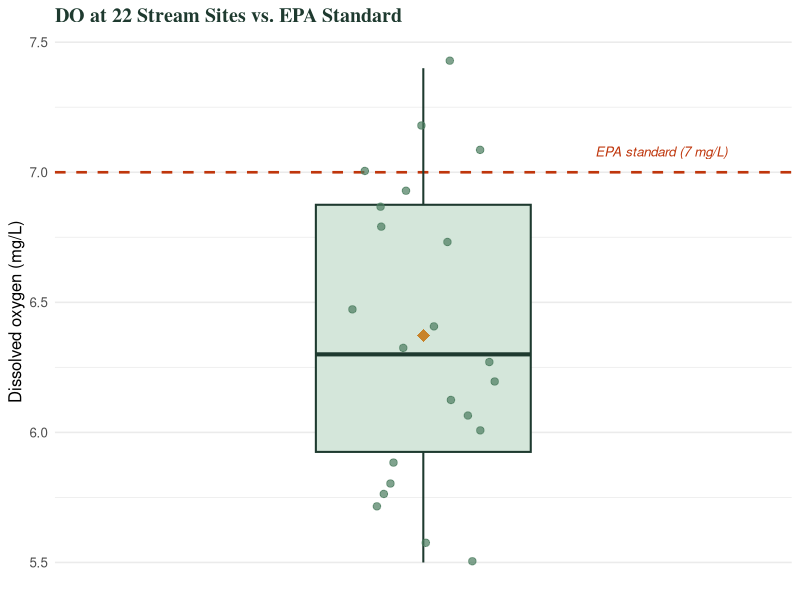
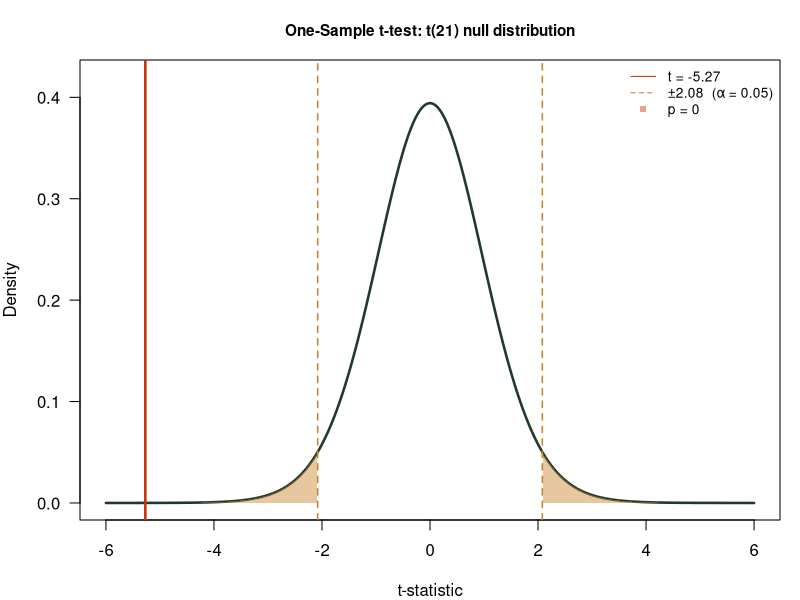
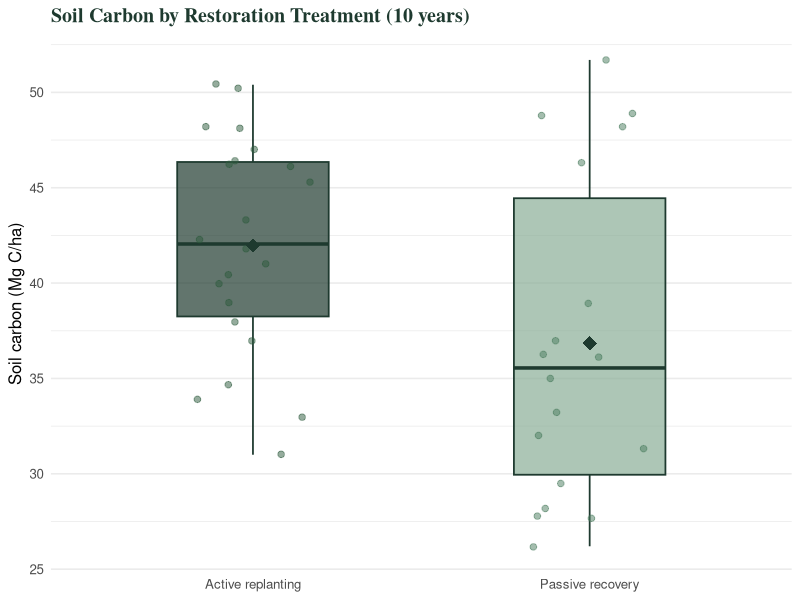
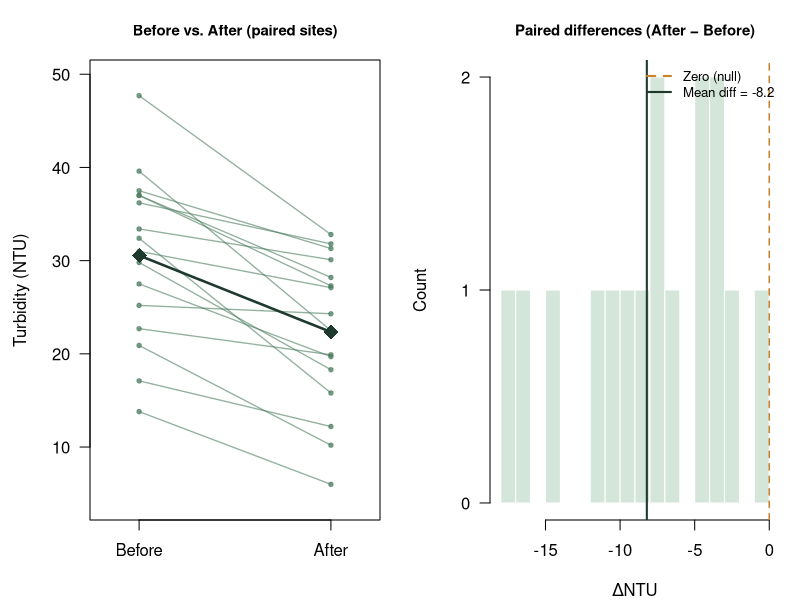
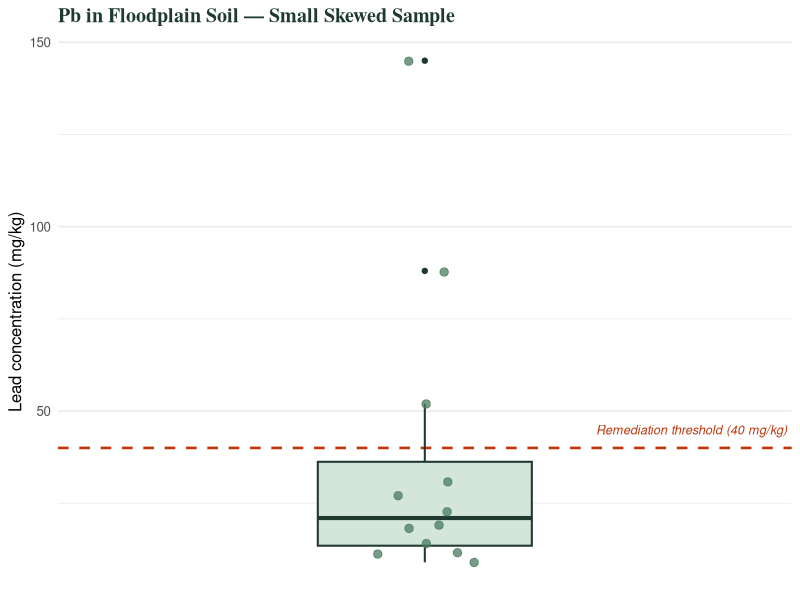
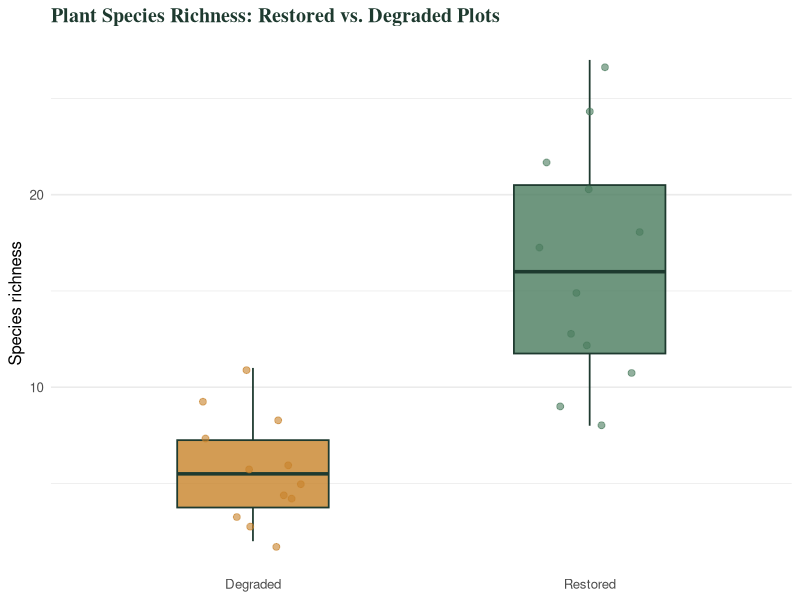
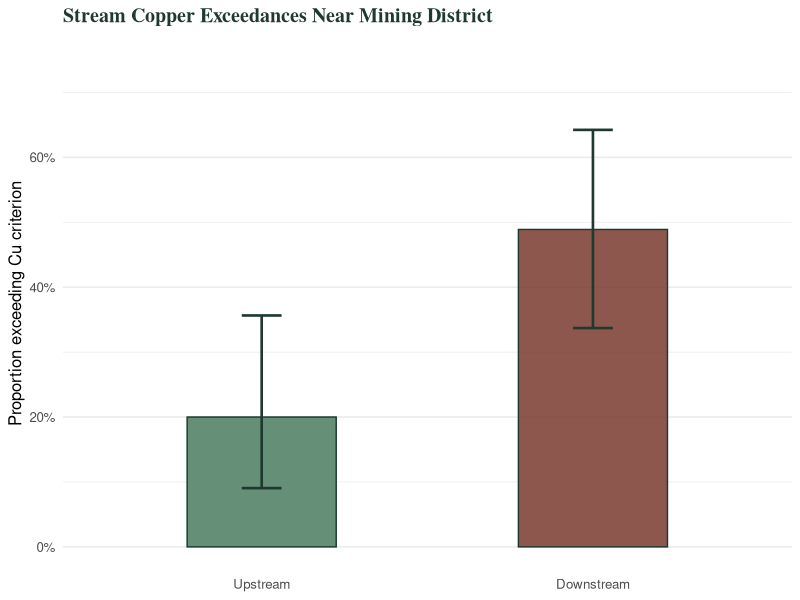
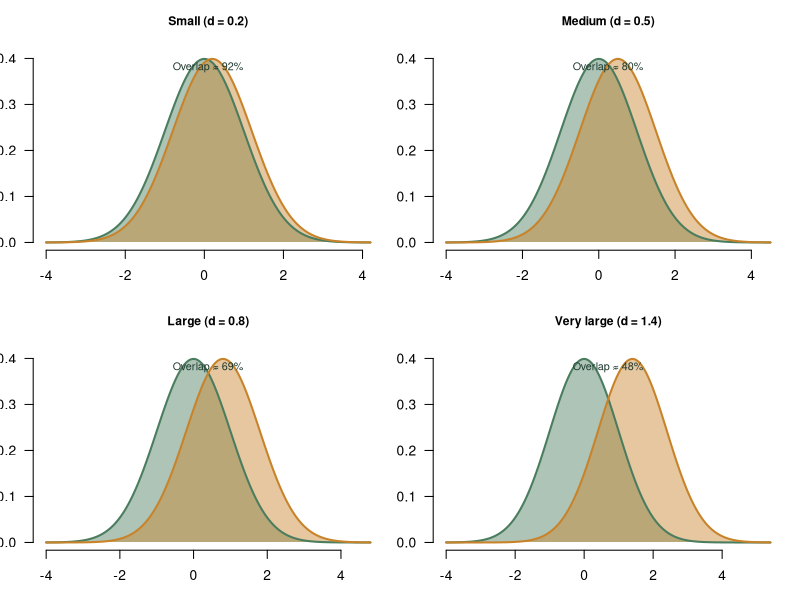

R code for these plots, in order:
## ---- chunk 1
knitr::opts_chunk$set(
  echo    = TRUE,
  warning = FALSE,
  message = FALSE,
  fig.width  = 7,
  fig.height = 4
)
library(ggplot2)
library(dplyr)
## ---- chunk 2
set.seed(12)
# DO measurements (mg/L) at 22 stream sites
do_sites <- c(6.1, 7.4, 5.8, 6.9, 6.2, 7.1, 5.5, 6.8, 6.3, 7.0,
              5.9, 6.4, 6.7, 5.6, 6.1, 7.2, 6.0, 5.7, 6.5, 6.9, 6.3, 5.8)
mu_0     <- 7    # hypothesised value (EPA standard)
n        <- length(do_sites)

cat("n =", n, "\n")
cat("Sample mean  =", round(mean(do_sites), 3), "mg/L\n")
cat("Sample SD    =", round(sd(do_sites),   3), "mg/L\n")
cat("SE           =", round(sd(do_sites)/sqrt(n), 3), "mg/L\n")
## ---- chunk 3
do_df <- data.frame(site = seq_along(do_sites), DO = do_sites)

ggplot(do_df, aes(x = "", y = DO)) +
  geom_hline(yintercept = mu_0, linetype = "dashed",
             colour = "#bf360c", linewidth = 0.9) +
  geom_boxplot(width = 0.35, fill = "#d4e6da", colour = "#1e3a2f",
               outlier.shape = NA, linewidth = 0.7) +
  geom_jitter(width = 0.12, size = 2.2, colour = "#4a7c5e", alpha = 0.7) +
  annotate("text", x = 1.28, y = mu_0 + 0.08,
           label = "EPA standard (7 mg/L)", colour = "#bf360c",
           size = 3.4, hjust = 0, fontface = "italic") +
  stat_summary(fun = mean, geom = "point", shape = 18,
               size = 4, colour = "#c8832a") +
  labs(x = NULL, y = "Dissolved oxygen (mg/L)",
       title = "DO at 22 Stream Sites vs. EPA Standard") +
  theme_minimal(base_size = 12) +
  theme(
    plot.title         = element_text(family = "serif", face = "bold", colour = "#1e3a2f"),
    axis.text.x        = element_blank(),
    panel.grid.major.x = element_blank()
  )
## ---- chunk 4
t_hand <- (mean(do_sites) - mu_0) / (sd(do_sites) / sqrt(n))
p_hand <- 2 * pt(t_hand, df = n - 1)   # two-tailed

cat("t (by hand) =", round(t_hand, 4), "\n")
cat("p (by hand) =", round(p_hand, 5), "\n")
## ---- chunk 5
t.test(do_sites, mu = mu_0)
## ---- chunk 6
df_os  <- n - 1
t_obs  <- t_hand
t_crit <- qt(0.975, df_os)

# Widen x range to always cover the observed t, however extreme it is
x_lo  <- min(-6, t_obs - 0.5)
x_hi  <- max( 6, t_obs + 0.5)
x_seq <- seq(x_lo, x_hi, length.out = 600)

par(mar = c(4, 4, 3, 1), las = 1)
plot(x_seq, dt(x_seq, df_os), type = "l", lwd = 2.5, col = "#1e3a2f",
     main = paste0("One-Sample t-test: t(", df_os, ") null distribution"),
     xlab = "t-statistic", ylab = "Density", ylim = c(0, 0.42),
     cex.main = 0.92)

# Helper: shade a polygon only when at least 2 points exist
shade_poly <- function(xr, df, fill) {
  if (length(xr) >= 2)
    polygon(c(xr[1], xr, xr[length(xr)]),
            c(0, dt(xr, df), 0),
            col = fill, border = NA)
}

# Shade rejection tails (amber)
shade_poly(x_seq[x_seq <= -t_crit], df_os, adjustcolor("#c8832a", 0.45))
shade_poly(x_seq[x_seq >=  t_crit], df_os, adjustcolor("#c8832a", 0.45))

# Shade p-value region beyond the observed t (red) — left tail for negative t
if (t_obs < 0) {
  shade_poly(x_seq[x_seq <= t_obs], df_os, adjustcolor("#bf360c", 0.45))
} else {
  shade_poly(x_seq[x_seq >= t_obs], df_os, adjustcolor("#bf360c", 0.45))
}

abline(v = t_obs,   col = "#bf360c", lwd = 2.5)
abline(v =  t_crit, col = "#c8832a", lwd = 1.5, lty = 2)
abline(v = -t_crit, col = "#c8832a", lwd = 1.5, lty = 2)

legend("topright",
       legend = c(paste0("t = ", round(t_obs, 2)),
                  paste0("±", round(t_crit, 2), "  (α = 0.05)"),
                  paste0("p = ", round(p_hand, 4))),
       col  = c("#bf360c", "#c8832a", adjustcolor("#bf360c", 0.45)),
       lty  = c(1, 2, NA), pch = c(NA, NA, 15),
       bty  = "n", cex = 0.82)
## ---- chunk 7
set.seed(7)
passive <- round(rnorm(18, mean = 34, sd = 6.5), 1)  # Mg C/ha
active  <- round(rnorm(22, mean = 41, sd = 7.2), 1)
carbon  <- data.frame(
  treatment = rep(c("Passive recovery", "Active replanting"),
                  c(length(passive), length(active))),
  C_MgCha   = c(passive, active)
)
## ---- chunk 8
ggplot(carbon, aes(treatment, C_MgCha, fill = treatment)) +
  geom_boxplot(width = 0.45, outlier.shape = NA, colour = "#1e3a2f",
               alpha = 0.7, linewidth = 0.6) +
  geom_jitter(aes(colour = treatment), width = 0.17, size = 1.9, alpha = 0.5) +
  stat_summary(fun = mean, geom = "point", shape = 18,
               size = 4.5, colour = "#1e3a2f") +
  scale_fill_manual(values   = c("Passive recovery" = "#8aad96",
                                 "Active replanting" = "#1e3a2f")) +
  scale_colour_manual(values = c("Passive recovery" = "#4a7c5e",
                                 "Active replanting" = "#2d5a3d")) +
  labs(x = NULL, y = "Soil carbon (Mg C/ha)",
       title = "Soil Carbon by Restoration Treatment (10 years)") +
  theme_minimal(base_size = 12) +
  theme(plot.title         = element_text(family = "serif", face = "bold",
                                          colour = "#1e3a2f"),
        legend.position    = "none",
        panel.grid.major.x = element_blank())
## ---- chunk 9
(result_2t <- t.test(C_MgCha ~ treatment, data = carbon))
## ---- chunk 10
# Levene's test for equal variances (car package, or manual approach)
var.test(C_MgCha ~ treatment, data = carbon)
## ---- chunk 11
set.seed(41)
n_sites  <- 16
before   <- round(rnorm(n_sites, mean = 28, sd = 9), 1)   # NTU
# Buffer reduces turbidity by ~8 NTU on average, with some site-level variation
after    <- round(pmax(2, before - rnorm(n_sites, mean = 8, sd = 4)), 1)
diff_ntu <- after - before

turbidity <- data.frame(site = 1:n_sites, before, after, diff = diff_ntu)
head(turbidity, 6)
## ---- chunk 12
par(mfrow = c(1, 2), mar = c(4, 4.5, 3, 1), las = 1)

# Before / after connected
plot(c(0.8, 2.2), range(c(before, after)) + c(-2, 2),
     type = "n", xaxt = "n",
     main = "Before vs. After (paired sites)",
     xlab = "", ylab = "Turbidity (NTU)", cex.main = 0.9)
axis(1, at = c(1, 2), labels = c("Before", "After"))
for (i in seq_len(n_sites)) {
  lines(c(1, 2), c(before[i], after[i]),
        col = adjustcolor(ifelse(diff_ntu[i] < 0, "#4a7c5e", "#c8832a"), 0.6),
        lwd = 1.3)
  points(c(1, 2), c(before[i], after[i]),
         pch = 20, cex = 0.9,
         col = adjustcolor(ifelse(diff_ntu[i] < 0, "#4a7c5e", "#c8832a"), 0.7))
}
points(c(1, 2), c(mean(before), mean(after)),
       pch = 18, cex = 2, col = "#1e3a2f")
lines(c(1, 2), c(mean(before), mean(after)),
      lwd = 2.5, col = "#1e3a2f")

# Differences
hist(diff_ntu, breaks = 12,
     col = "#d4e6da", border = "white",
     main = "Paired differences (After − Before)",
     xlab = "ΔNTU", ylab = "Count", cex.main = 0.9)
abline(v = 0,              col = "#c8832a", lwd = 1.5, lty = 2)
abline(v = mean(diff_ntu), col = "#1e3a2f", lwd = 2)
legend("topright",
       legend = c("Zero (null)", paste0("Mean diff = ", round(mean(diff_ntu), 1))),
       col    = c("#c8832a", "#1e3a2f"), lty = c(2, 1), lwd = 2,
       bty    = "n", cex = 0.8)
par(mfrow = c(1, 1))
## ---- chunk 13
# Paired t-test: alternative = "less" because we predict After < Before
t.test(after, before, paired = TRUE, alternative = "less")
## ---- chunk 14
# Identical to a one-sample t-test on the differences
t.test(diff_ntu, mu = 0, alternative = "less")
## ---- chunk 15
set.seed(19)
# Heavy metal (Pb) — right-skewed, small n
pb_mg   <- c(12, 18, 145, 23, 9, 31, 88, 14, 27, 19, 52, 11)
pb_limit <- 40   # remediation threshold (mg/kg)
n_pb    <- length(pb_mg)

cat("n =", n_pb, "\n")
cat("Mean =", round(mean(pb_mg), 1), "mg/kg\n")
cat("Median =", median(pb_mg), "mg/kg\n")
cat("Shapiro-Wilk p =", round(shapiro.test(pb_mg)$p.value, 4),
    "— normality", ifelse(shapiro.test(pb_mg)$p.value < 0.05,
                          "REJECTED", "not rejected"), "\n")
## ---- chunk 16
pb_df <- data.frame(pb = pb_mg)

ggplot(pb_df, aes(x = "", y = pb)) +
  geom_hline(yintercept = pb_limit, linetype = "dashed",
             colour = "#bf360c", linewidth = 0.9) +
  geom_boxplot(width = 0.35, fill = "#d4e6da", colour = "#1e3a2f",
               linewidth = 0.7) +
  geom_jitter(width = 0.1, size = 2.5, colour = "#4a7c5e", alpha = 0.75) +
  annotate("text", x = 1.28, y = pb_limit + 5,
           label = "Remediation threshold (40 mg/kg)",
           colour = "#bf360c", size = 3.2, hjust = 0, fontface = "italic") +
  labs(x = NULL, y = "Lead concentration (mg/kg)",
       title = "Pb in Floodplain Soil — Small Skewed Sample") +
  theme_minimal(base_size = 12) +
  theme(plot.title = element_text(family = "serif", face = "bold", colour = "#1e3a2f"),
        axis.text.x = element_blank(),
        panel.grid.major.x = element_blank())
## ---- chunk 17
# t-test: sensitive to the outlier, pulls the mean up
cat("── t-test (sensitive to outlier) ──────────────────\n")
print(t.test(pb_mg, mu = pb_limit))

cat("\n── Wilcoxon signed-rank (robust to outlier) ────────\n")
print(wilcox.test(pb_mg, mu = pb_limit, conf.int = TRUE))
## ---- chunk 18
set.seed(5)
# Species richness on degraded vs. restored plots — count data, right-skewed
restored  <- c(12, 18, 9, 24, 15, 11, 22, 8, 17, 20, 13, 27)
degraded  <- c(4,  7,  3, 11, 6,  2,  9,  5,  8,  4,  6,  3)

cat("Restored  median =", median(restored), "  mean =", round(mean(restored), 1), "\n")
cat("Degraded  median =", median(degraded), "  mean =", round(mean(degraded), 1), "\n")
## ---- chunk 19
wilcox.test(restored, degraded, conf.int = TRUE)
## ---- chunk 20
rich_df <- data.frame(
  status    = rep(c("Restored", "Degraded"), c(length(restored), length(degraded))),
  richness  = c(restored, degraded)
)
rich_df$status <- factor(rich_df$status, levels = c("Degraded", "Restored"))

ggplot(rich_df, aes(status, richness, fill = status)) +
  geom_boxplot(width = 0.45, outlier.shape = NA, colour = "#1e3a2f",
               alpha = 0.8, linewidth = 0.6) +
  geom_jitter(aes(colour = status), width = 0.16, size = 2, alpha = 0.6) +
  scale_fill_manual(values   = c("Degraded" = "#c8832a", "Restored" = "#4a7c5e")) +
  scale_colour_manual(values = c("Degraded" = "#c8832a", "Restored" = "#4a7c5e")) +
  labs(x = NULL, y = "Species richness",
       title = "Plant Species Richness: Restored vs. Degraded Plots") +
  theme_minimal(base_size = 12) +
  theme(plot.title         = element_text(family = "serif", face = "bold",
                                          colour = "#1e3a2f"),
        legend.position    = "none",
        panel.grid.major.x = element_blank())
## ---- chunk 21
knitr::kable(
  data.frame(
    Scenario    = c("One sample vs. known value", "Two independent groups",
                    "Paired / before–after"),
    Parametric  = c("One-sample t-test", "Welch two-sample t-test",
                    "Paired t-test"),
    `R function` = c("`t.test(x, mu = µ₀)`",
                     "`t.test(y ~ grp)`",
                     "`t.test(x, y, paired = TRUE)`"),
    `Non-parametric alt.` = c("Wilcoxon signed-rank",
                               "Wilcoxon rank-sum (Mann-Whitney)",
                               "Wilcoxon signed-rank on differences"),
    `R function NP` = c("`wilcox.test(x, mu = µ₀)`",
                        "`wilcox.test(x, y)` or `wilcox.test(y ~ grp)`",
                        "`wilcox.test(x, y, paired = TRUE)`")
  ),
  col.names = c("Scenario", "Parametric test", "R code",
                "Non-parametric alternative", "R code (NP)"),
  caption = "t-test and Wilcoxon test selection guide."
)
## ---- chunk 22
n_wells  <- 85
x_exceed <- 23
p_0      <- 0.15        # statewide rate (null)
p_hat    <- x_exceed / n_wells
cat("Observed proportion:", round(p_hat, 3), "\n")

# Exact binomial test (preferred when np < 10)
binom.test(x_exceed, n_wells, p = p_0)
## ---- chunk 23
# Large-sample z-test (valid when np ≥ 10 and n(1-p) ≥ 10)
prop.test(x_exceed, n_wells, p = p_0, correct = FALSE)
## ---- chunk 24
# Upstream: 8 of 40 exceed criterion.  Downstream: 22 of 45.
prop.test(x = c(8, 22), n = c(40, 45), correct = FALSE)
## ---- chunk 25
prop_df <- data.frame(
  location = c("Upstream", "Downstream"),
  x = c(8, 22), n = c(40, 45)
) |>
  mutate(
    p     = x / n,
    lower = mapply(function(xi, ni) binom.test(xi, ni)$conf.int[1], x, n),
    upper = mapply(function(xi, ni) binom.test(xi, ni)$conf.int[2], x, n)
  )
prop_df$location <- factor(prop_df$location, levels = c("Upstream", "Downstream"))

ggplot(prop_df, aes(location, p, fill = location)) +
  geom_col(width = 0.45, colour = "#1e3a2f", alpha = 0.85) +
  geom_errorbar(aes(ymin = lower, ymax = upper),
                width = 0.12, linewidth = 0.9, colour = "#1e3a2f") +
  scale_fill_manual(values = c("Upstream" = "#4a7c5e", "Downstream" = "#7a3a2f")) +
  scale_y_continuous(labels = scales::percent_format(), limits = c(0, 0.75)) +
  labs(x = NULL, y = "Proportion exceeding Cu criterion",
       title = "Stream Copper Exceedances Near Mining District") +
  theme_minimal(base_size = 12) +
  theme(plot.title         = element_text(family = "serif", face = "bold",
                                          colour = "#1e3a2f"),
        legend.position    = "none",
        panel.grid.major.x = element_blank())
## ---- chunk 26
cohens_d <- function(x, y) {
  nx <- length(x); ny <- length(y)
  sp <- sqrt(((nx - 1)*var(x) + (ny - 1)*var(y)) / (nx + ny - 2))
  (mean(x) - mean(y)) / sp
}

d_carbon <- cohens_d(active, passive)
d_rich   <- cohens_d(restored, degraded)

cat("Carbon (active vs. passive)  d =", round(d_carbon, 3), "\n")
cat("Richness (restored vs. degraded) d =", round(d_rich, 3), "\n")
## ---- chunk 27
par(mfrow = c(2, 2), mar = c(3, 2, 2.5, 1), las = 1)
ds    <- c(0.2, 0.5, 0.8, 1.4)
labels <- c("Small (d = 0.2)", "Medium (d = 0.5)",
            "Large (d = 0.8)", "Very large (d = 1.4)")

for (k in seq_along(ds)) {
  d <- ds[k]
  x <- seq(-4, 4 + d, length.out = 400)
  y1 <- dnorm(x, 0, 1)
  y2 <- dnorm(x, d, 1)

  plot(x, y1, type = "l", lwd = 0, col = "white",
       ylim = c(0, 0.42), xlab = "", ylab = "",
       main = labels[k], cex.main = 0.88, frame.plot = FALSE)

  polygon(c(x, rev(x)), c(y1, rep(0, length(x))),
          col = adjustcolor("#4a7c5e", 0.45), border = NA)
  polygon(c(x, rev(x)), c(y2, rep(0, length(x))),
          col = adjustcolor("#c8832a", 0.45), border = NA)

  lines(x, y1, lwd = 2, col = "#4a7c5e")
  lines(x, y2, lwd = 2, col = "#c8832a")

  overlap <- round(2 * pnorm(-d/2) * 100)
  text(mean(range(x)), 0.38,
       paste0("Overlap ≈ ", overlap, "%"),
       cex = 0.78, col = "#1e3a2f")
}
par(mfrow = c(1, 1))
## ---- chunk 28
w_result <- wilcox.test(restored, degraded, exact = FALSE)
Z_approx <- qnorm(w_result$p.value / 2)
r_effect <- abs(Z_approx) / sqrt(length(restored) + length(degraded))
cat("W =", w_result$statistic, "  Z ≈", round(Z_approx, 3),
    "  r =", round(r_effect, 3), "\n")
## ---- chunk 29
cohens_h <- function(p1, p2) 2*asin(sqrt(p1)) - 2*asin(sqrt(p2))
h_copper <- cohens_h(22/45, 8/40)
cat("Cohen's h =", round(h_copper, 3),
    " (|h| benchmarks: 0.2 small, 0.5 medium, 0.8 large)\n")
## ---- chunk 30
knitr::kable(
  data.frame(
    Test        = c("t-test (two groups)", "t-test (one sample / paired)",
                    "Wilcoxon rank-sum", "Proportions test"),
    `Effect size` = c("Cohen's d", "Cohen's d", "r = Z/√N", "Cohen's h"),
    Small = c("0.2", "0.2", "0.1", "0.2"),
    Medium = c("0.5", "0.5", "0.3", "0.5"),
    Large  = c("0.8", "0.8", "0.5", "0.8"),
    `R calculation` = c("`(mean(x)-mean(y)) / sd_pooled`",
                        "`(mean(x)-mu0) / sd(x)`",
                        "`abs(qnorm(p/2)) / sqrt(N)`",
                        "`2*asin(sqrt(p1)) - 2*asin(sqrt(p2))`")
  ),
  col.names = c("Test", "Effect size", "Small", "Medium", "Large", "R calculation"),
  caption   = "Standardised effect sizes by test type, with Cohen's conventional benchmarks."
)
## ---- chunk 31
set.seed(321)
n_trials <- 10000
p_null   <- replicate(n_trials, {
  A <- rnorm(20, 0, 1)
  B <- rnorm(20, 0, 1)     # both from same distribution — null TRUE
  t.test(A, B)$p.value
})
cat("Proportion p < 0.05 when H0 true:", mean(p_null < 0.05), "\n")
cat("(Expected: exactly 0.05 — these are false positives)\n")
## ---- chunk 32
par(mar = c(4, 4.5, 3, 1), las = 1)
hist(p_null, breaks = 40, col = "#d4e6da", border = "white",
     main = "P-value distribution when H₀ is TRUE (10,000 simulations)",
     xlab = "p-value", ylab = "Frequency", cex.main = 0.9)

# Shade p < 0.05
extreme_p <- p_null[p_null < 0.05]
hb <- hist(extreme_p, breaks = seq(0, 0.05, length.out = 4), plot = FALSE)
rect(hb$breaks[-length(hb$breaks)], 0, hb$breaks[-1], hb$counts,
     col = adjustcolor("#c8832a", 0.65), border = NA)

abline(v = 0.05, col = "#c8832a", lwd = 2, lty = 2)
text(0.05 + 0.01, max(table(cut(p_null, 40))) * 0.9,
     "α = 0.05", col = "#c8832a", cex = 0.85, adj = 0)
text(0.025, max(table(cut(p_null, 40))) * 0.6,
     paste0(round(mean(p_null < 0.05)*100, 1), "% false\npositives"),
     col = "#7a1e1e", cex = 0.8)
## ---- chunk 33
set.seed(444)
n_exp     <- 10000
min_p_each <- replicate(n_exp, {
  ps <- replicate(20, {
    t.test(rnorm(10), rnorm(10))$p.value
  })
  min(ps)
})

par(mar = c(4.5, 4.5, 3, 1), las = 1)
hist(min_p_each, breaks = 60,
     col = "#d4e6da", border = "white", freq = FALSE,
     main = "Distribution of the smallest p-value across 20 simultaneous tests",
     xlab = "Minimum p-value in each experiment", ylab = "Density",
     cex.main = 0.9)

abline(v = 0.05,                         col = "#c8832a",  lwd = 2,   lty = 2)
abline(v = 1 - (1 - 0.05)^20,           col = "#1e3a2f",  lwd = 2,   lty = 1)

fwer <- mean(min_p_each < 0.05)
text(0.15, par("usr")[4] * 0.85,
     paste0("P(at least one false positive)\n= ", round(fwer*100, 0), "%"),
     col = "#7a1e1e", cex = 0.85, adj = 0)

legend("topright",
       legend = c("α = 0.05 (per-test)",
                  paste0("FWER = ", round((1-(1-0.05)^20)*100, 0),
                         "% (20 tests, Bonferroni)")),
       col  = c("#c8832a", "#1e3a2f"), lty = c(2, 1), lwd = 2,
       bty  = "n", cex = 0.82)
## ---- chunk 34
# sessionInfo()
